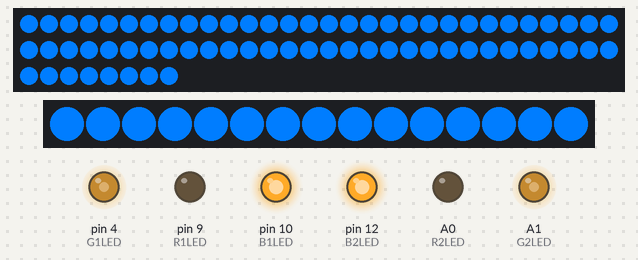
The sketch below on a simulated Teensy 4. Shown: 68 RGB LEDs in strip order, left to right, continuing on the next row, 15 RGB LEDs in strip order, left to right, output pins drawn as LEDs (lit = HIGH). What the sketch prints to the serial monitor is not drawn.

Above: at 0.1 s.

The sketch:

HenryController.ino
```cpp
/* RGB Controller for Henry
 *  Author: Bernhard Stoeffler
 *
 *  The outputs are 2x 12V RGB stripes, 3x ARGB fans and 1x ARGB infinity mirror.
*/

#include <FastLED.h>
//#include <math.h>


// Teensy 2.0 has the LED on pin 11

// The RGB strips are ordered +BRG

#define NUM_IM_LEDS 68
#define IM_DATA 18
#define NUM_FAN_LEDS 15
#define FAN_DATA 20

#define R1LED 9
#define G1LED 4
#define B1LED 10
#define R2LED 14
#define G2LED 15
#define B2LED 12

//============

// global ARGB arrays, Sine Lookup Tables and other variables
CRGB imLeds[NUM_IM_LEDS];
CRGB fanLeds[NUM_FAN_LEDS];
CRGB table;
CRGB lego;
//double imSLT[2*NUM_IM_LEDS+1] = {0};
//double fanSLT[2*NUM_FAN_LEDS+1] = {0};
//int imLT[2*NUM_IM_LEDS+1];
int r1, g1, b1, r2, g2, b2;

long progcnt = 0;

void setup()
{
  // init serial
  Serial.begin(115200);
  Serial.println("No Data is awaited. This is just a constant pattern.");

  // configure GPIO pins
  pinMode(R1LED, OUTPUT);
  pinMode(G1LED, OUTPUT);
  pinMode(B1LED, OUTPUT);
  pinMode(R2LED, OUTPUT);
  pinMode(G2LED, OUTPUT);
  pinMode(B2LED, OUTPUT);
  FastLED.addLeds<WS2812B, IM_DATA, GRB>(imLeds, NUM_IM_LEDS);
  FastLED.addLeds<WS2812B, FAN_DATA, GRB>(fanLeds, NUM_FAN_LEDS);

#if 0
  //initialize Sine Lookup tables
  for(int i=0;i<(2*NUM_IM_LEDS+1); i++){
    imSLT[i] = sin16_avr(3.1415*(i/5))/32767.0; //sin is behaving weirdly. doesn't work
    Serial.printf("SLT[%d] = %lf\n", i, imSLT[i]);

    imLT[i] = (int) 256.0 * ((float)i/(float)NUM_IM_LEDS);
  }
#endif

  //initialize mirror to solid cyan
  for(int i = 0; i < NUM_IM_LEDS; i++){
    imLeds[i].setRGB(0, 125, 255);
  }

  //initialize fans to solid cyan
  for(int i = 0; i < NUM_FAN_LEDS; i++){
    fanLeds[i].setRGB(0, 125, 255);
  }

  //initialize table and lego to solid cyan
  table.setRGB(0, 125, 255);
  lego.setRGB(0, 125, 255);

  //update LEDs
  FastLED.show();
  analogWrite(R1LED, table.r);
  analogWrite(G1LED, table.g);
  analogWrite(B1LED, table.b);
  analogWrite(R2LED, lego.r);
  analogWrite(G2LED, lego.g);
  analogWrite(B2LED, lego.b);

}
void loop()
{
#if 0
  //variables that continually increase but at slower speeds;
  int imSpd = progcnt/68;
  int fanSpd = progcnt/15;

  //set the mirror to a rainbow that syncs at the ends
  for(int i=0; i<NUM_IM_LEDS; i++){
    imLeds[i].setHue((int) ((i+imSpd)%255)*255.0/(float)NUM_IM_LEDS);
  }
  Serial.printf("Current Progcnt: %d, RGB: %d, %d, %d\n", progcnt, imLeds[0].r, imLeds[0].g, imLeds[0].b);

  //set the fans to a rainbow that syncs at the ends
  for(int i=NUM_FAN_LEDS; i>0; i++){
    fanLeds[i].setHue((int) ((i+fanSpd)%255)*255.0/(float)NUM_FAN_LEDS);
  }

  //set the table and lego to the color of the top right mirror led
  table.setHue(progcnt%255/10);
  lego.setHue(progcnt%255/10);
#endif

#if 0
  //reset mirror to cyan
  for(int i = 0; i < NUM_IM_LEDS; i++){
    imLeds[i].setRGB(0, 125, 255);
  }
  //setting a single LED to white (cycling around)
  imLeds[progcnt%NUM_IM_LEDS] = CRGB::White;
#endif

  //---------------------------------------------------------------------------------------------------

  //update LEDs and advance program
  FastLED.show();
  analogWrite(R1LED, table.r);
  analogWrite(G1LED, table.g);
  analogWrite(B1LED, table.b);
  analogWrite(R2LED, lego.r);
  analogWrite(G2LED, lego.g);
  analogWrite(B2LED, lego.b);
  progcnt++;
  Serial.printf("loop #%d\n", progcnt);
  delay(100);
}
```
